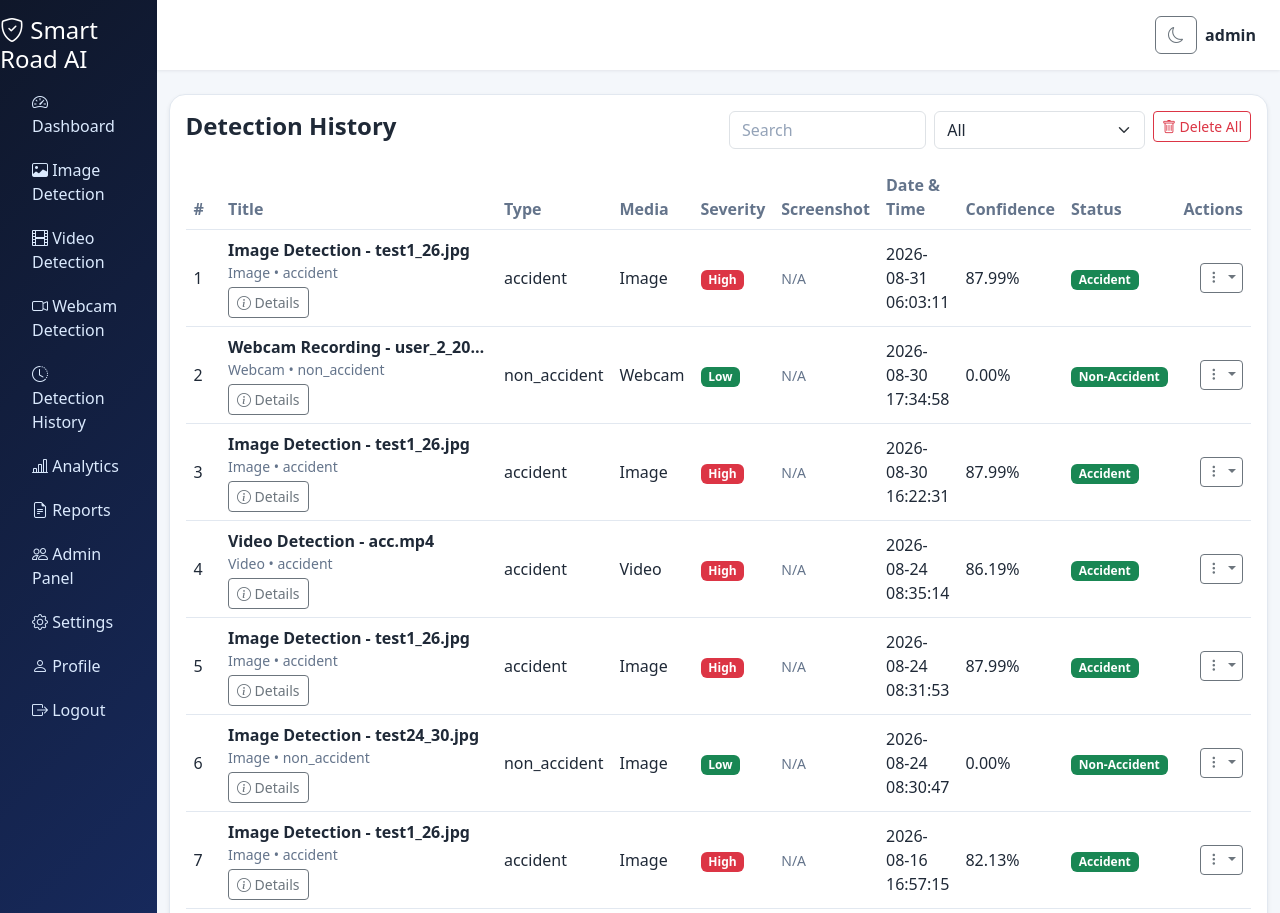
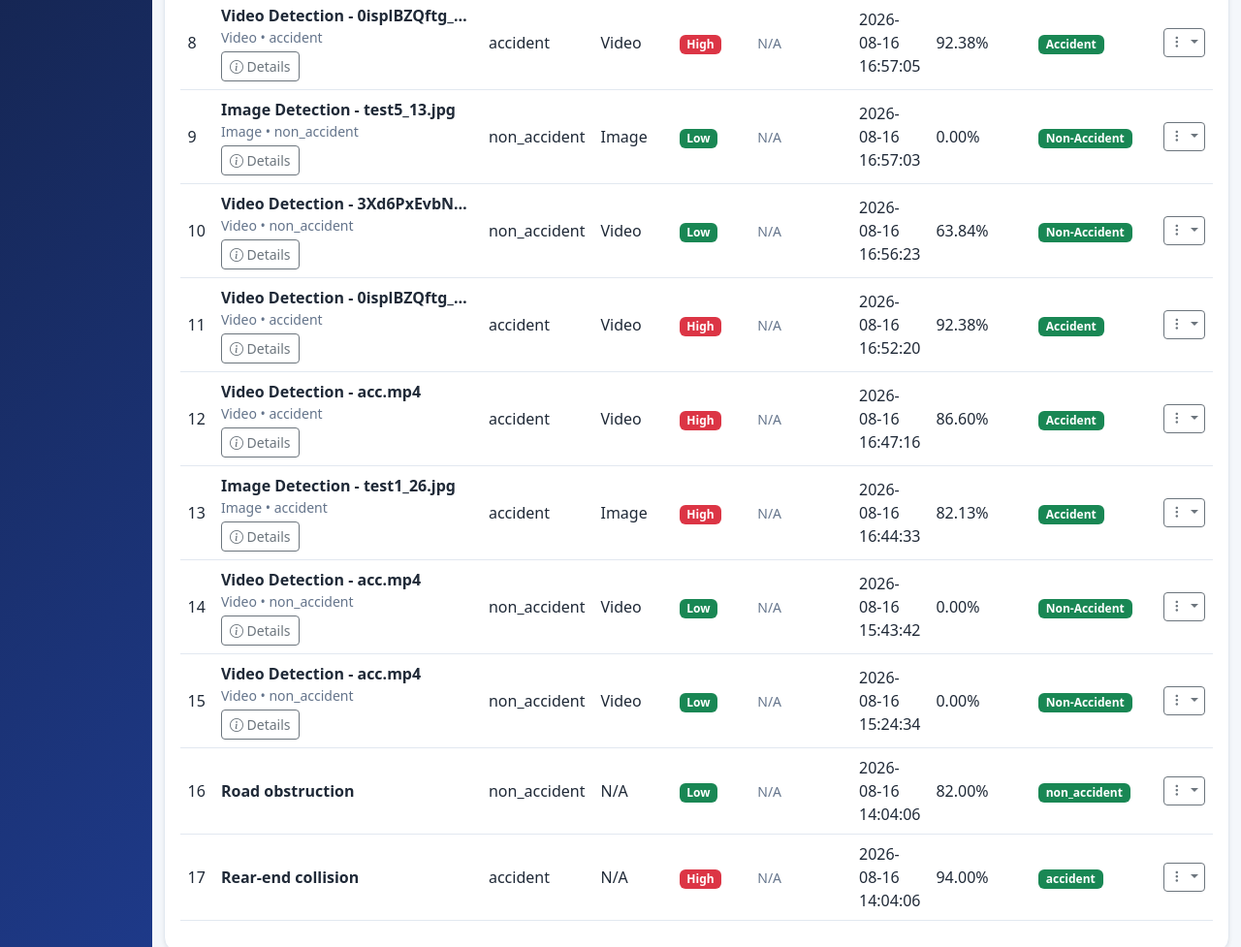
Screenshot of /history (signed in) with the database file from the repository (2 pictures, top to bottom).
### tables this page shows
CREATE TABLE detections (
            id INTEGER PRIMARY KEY AUTOINCREMENT,
            title TEXT NOT NULL,
            detection_type TEXT NOT NULL,
            severity TEXT NOT NULL DEFAULT 'low',
            confidence REAL DEFAULT 0.0,
            status TEXT NOT NULL DEFAULT 'pending',
            created_at TEXT DEFAULT CURRENT_TIMESTAMP
        , start_time TEXT, end_time TEXT, duration REAL, total_frames INTEGER DEFAULT 0, average_fps REAL DEFAULT 0.0, total_objects INTEGER DEFAULT 0, object_counts TEXT, output_video_path TEXT, session_summary TEXT, user_id INTEGER, class_name TEXT, image_path TEXT, frame_path TEXT, media_type TEXT, thumbnail_path TEXT, screenshot_path TEXT);

### routes/main.py (the view)
@main_bp.route("/history")
@login_required
def history():
    filter_type = request.args.get("filter", "all")
    media_type = request.args.get("media", "all")
    search_query = request.args.get("q", "").strip().lower()
    conn = get_connection(current_app.config["DATABASE_PATH"])
    query = "SELECT * FROM detections"
    conditions = []
    params = []
    if session.get("role") != "admin":
        conditions.append("user_id = ?")
        params.append(session.get("user_id"))
    if filter_type == "accident":
        conditions.append("detection_type = 'accident'")
    elif filter_type == "non_accident":
        conditions.append("detection_type = 'non_accident'")
    if media_type == "image":
        conditions.append("media_type = 'Image'")
    elif media_type == "video":
        conditions.append("media_type = 'Video'")
    elif media_type == "webcam":
        conditions.append("media_type = 'Webcam'")
    if search_query:
        conditions.append("LOWER(title) LIKE ?")
        params.append(f"%{search_query}%")
    if conditions:
        query += " WHERE " + " AND ".join(conditions)
    query += " ORDER BY created_at DESC, id DESC LIMIT 100"
    rows = conn.execute(query, params).fetchall()
    conn.close()
    detections = []
    for row_index, row in enumerate(rows, start=1):
        record = dict(row)
        record["row_number"] = row_index
        summary_counts = _parse_json_value(record.get("object_counts"))
        session_summary = _parse_json_value(record.get("session_summary"))
        if session_summary.get("counts"):
            summary_counts = session_summary["counts"]
        confidence_value = session_summary.get("confidence", record.get("confidence", 0.0))
        if confidence_value is None:
            confidence_value = 0.0
        media_type_lower = str(record.get("media_type") or "").lower()
        if media_type_lower == "image":
            original_path = record.get("image_path")
            detected_path = record.get("frame_path")
        elif media_type_lower == "video":
            original_path = record.get("image_path") or record.get("output_video_path")
            detected_path = record.get("output_video_path")
        else:
            original_path = record.get("output_video_path")
            detected_path = record.get("output_video_path")
        record.update(
            {
                "summary_counts": summary_counts,
                "summary_text": session_summary.get("summary_text") or record.get("session_summary") or "",
                "accident_confidence_percent": f"{float(confidence_value) * 100:.2f}%",
                "accident_status": session_summary.get("status") or record.get("detection_type") or record.get("status") or "",
                "original_image_url": _media_url(original_path) if _file_exists_on_disk(original_path) else None,
                "detected_image_url": _media_url(detected_path) if _file_exists_on_disk(detected_path) else None,
                "original_download_path": original_path if _file_exists_on_disk(original_path) else None,
                "detected_download_path": detected_path if _file_exists_on_disk(detected_path) else None,
                "screenshot_url": _media_url(record.get("screenshot_path")) if _file_exists_on_disk(record.get("screenshot_path")) else None,
                "recorded_at": record.get("created_at"),
            }
        )
        detections.append(record)
    return render_template(
        "history.html",
        detections=detections,
        current_filter=filter_type,
        current_media=media_type,
        search_query=request.args.get("q", ""),
    )

### templates/history.html (shortened to what this page needs)
{% extends 'base.html' %}
{% block content %}
<div class="card shadow-sm rounded-4 overflow-visible">
    <div class="card-body">
        <div class="d-flex justify-content-between align-items-center mb-3 flex-wrap gap-2">
            <h4 class="fw-bold">Detection History</h4>
            <div class="d-flex gap-2 flex-wrap">
                <form class="d-flex gap-2" method="get" action="{{ url_for('main.history') }}">
                    <input type="text" class="form-control" name="search" placeholder="Search" value="{{ request.args.get('search', '') }}">
                    <select class="form-select" name="filter" onchange="this.form.submit()">
                        <option value="" {% if not active_filter %}selected{% endif %}>All</option>
                    </select>
                </form>
                <form method="post" action="{{ url_for('main.delete_all_detections') }}" onsubmit="return confirm('Delete ALL detection history records? This cannot be undone.');">
                    <button type="submit" class="btn btn-sm btn-outline-danger"><i class="bi bi-trash"></i> Delete All</button>
                </form>
            </div>
        </div>
        <div class="table-responsive overflow-visible">
            <table class="table table-hover align-middle">
                <thead>
                    <tr>
                        <th>#</th>
                        <th>Title</th>
                        <th>Type</th>
                        <th>Media</th>
                        <th>Severity</th>
                        <th>Screenshot</th>
                        <th>Date & Time</th>
                        <th>Confidence</th>
                        <th>Status</th>
                        <th>Actions</th>
                    </tr>
                </thead>
                <tbody>
                    {% for item in detections %}
                    <tr>
                        <td>{{ item.row_number or loop.index }}</td>
                        <td style="min-width:220px; max-width:320px;">
                            {% set raw_title = item.title or '' %}
                            {% set short_title = raw_title %}
                            {% if '/' in raw_title or '\\' in raw_title %}
                                {% set short_title = raw_title.split('/')[-1].split('\\')[-1] %}
                            {% endif %}
                            <div class="fw-semibold text-truncate" style="max-width:260px;">{{ short_title }}</div>
                            {% if item.media_type %}
                                <div class="text-muted small">{{ item.media_type }} • {{ item.detection_type }}</div>
                            {% elif item.summary_text %}
                                <div class="text-muted small">{{ item.summary_text.split('\n')[0] }}</div>
                            {% endif %}
                            {% set has_meta = false %}
                            {% if item.session_summary %}
                                {% set has_meta = true %}
                            {% elif item.object_counts %}
                                {% set has_meta = true %}
                            {% elif item.title and (item.title|length) > 60 %}
                                {% set has_meta = true %}
                            {% endif %}
                            {% if has_meta %}
                                <button
                                    type="button"
                                    class="btn btn-sm btn-outline-secondary mt-1 js-show-metadata"
                                    data-title="{{ short_title }}"
                                    data-meta='{{ (item.session_summary or item.object_counts or item.title)|tojson|replace("\n"," ") }}'
                                >
                                    <i class="bi bi-info-circle"></i> Details
                                </button>
                            {% endif %}
                        </td>
                        <td>{{ item.detection_type }}</td>
                        <td>{{ item.media_type or 'N/A' }}</td>
                        <td>
                            {% set sev = (item.severity or 'low')|lower %}
                            {% if sev == 'high' %}
                                <span class="badge bg-danger">High</span>
                            {% elif sev == 'medium' %}
                                <span class="badge bg-warning text-dark">Medium</span>
                            {% else %}
                                <span class="badge bg-success">Low</span>
                            {% endif %}
                        </td>
                        <td>
                            {% if item.screenshot_url %}
                                <button type="button" class="btn btn-sm btn-outline-danger js-view-image"
                                        data-title="{{ item.title }} - Accident Screenshot"
                                        data-image="{{ item.screenshot_url }}">
                                    <i class="bi bi-camera"></i> View
                                </button>
                            {% else %}
                                <span class="text-muted small">N/A</span>
                            {% endif %}
                        </td>
                        <td>{{ item.recorded_at or item.created_at }}</td>
                        <td>{{ item.accident_confidence_percent }}</td>
                        <td>
                            {% if item.accident_status %}
                                <span class="badge bg-success">{{ item.accident_status }}</span>
                            {% else %}
                                <span class="badge bg-secondary">{{ item.status }}</span>
                            {% endif %}
                        </td>
                        <td class="text-end">
                            <div class="btn-group">
                                <button type="button" class="btn btn-sm btn-outline-secondary dropdown-toggle" data-bs-toggle="dropdown" aria-haspopup="true" aria-expanded="false" title="Actions">
                                    <i class="bi bi-three-dots-vertical"></i>
                                </button>
                            </div>
                        </td>
                    </tr>
                    {% else %}
                    <tr><td colspan="10" class="text-center text-muted">No detections found</td></tr>
                    {% endfor %}
                </tbody>
            </table>
        </div>
    </div>
</div>
    {% endblock %}

### templates/base.html (shortened to what this page needs)
<!DOCTYPE html>
<html lang="en" data-theme="light">
<head>
    <link href="https://cdn.jsdelivr.net/npm/bootstrap@5.3.3/dist/css/bootstrap.min.css" rel="stylesheet">
    <link href="https://cdn.jsdelivr.net/npm/bootstrap-icons@1.11.2/font/bootstrap-icons.css" rel="stylesheet">
    <link rel="stylesheet" href="{{ url_for('static', filename='css/style.css') }}">
</head>
<body>
    <div class="d-flex">
        {% if session.get('user_id') %}
        <aside class="sidebar">
            <div class="sidebar-header">
                <h4><i class="bi bi-shield-check"></i> Smart Road AI</h4>
            </div>
            <nav class="nav flex-column px-3">
                <a class="nav-link" href="{{ url_for('main.dashboard') }}"><i class="bi bi-speedometer2"></i> <span data-i18n="nav.dashboard">Dashboard</span></a>
                <a class="nav-link" href="{{ url_for('main.image_detection') }}"><i class="bi bi-image"></i> <span data-i18n="nav.image">Image Detection</span></a>
                <a class="nav-link" href="{{ url_for('main.video_detection') }}"><i class="bi bi-film"></i> <span data-i18n="nav.video">Video Detection</span></a>
                <a class="nav-link" href="{{ url_for('main.webcam_detection') }}"><i class="bi bi-camera-video"></i> <span data-i18n="nav.webcam">Webcam Detection</span></a>
                <a class="nav-link" href="{{ url_for('main.history') }}"><i class="bi bi-clock-history"></i> <span data-i18n="nav.history">Detection History</span></a>
                <a class="nav-link" href="{{ url_for('main.analytics') }}"><i class="bi bi-bar-chart-line"></i> <span data-i18n="nav.analytics">Analytics</span></a>
                <a class="nav-link" href="{{ url_for('main.reports') }}"><i class="bi bi-file-earmark-text"></i> <span data-i18n="nav.reports">Reports</span></a>
                <a class="nav-link" href="{{ url_for('main.admin') }}"><i class="bi bi-people"></i> <span data-i18n="nav.admin">Admin Panel</span></a>
                <a class="nav-link" href="{{ url_for('main.settings') }}"><i class="bi bi-gear"></i> <span data-i18n="nav.settings">Settings</span></a>
                <a class="nav-link" href="{{ url_for('main.profile') }}"><i class="bi bi-person"></i> <span data-i18n="nav.profile">Profile</span></a>
                <a class="nav-link" href="{{ url_for('main.logout') }}"><i class="bi bi-box-arrow-right"></i> <span data-i18n="nav.logout">Logout</span></a>
            </nav>
        </aside>
        {% endif %}
        <main class="main-content">
            {% if session.get('user_id') %}
            <nav class="topbar">
                <div class="ms-auto d-flex align-items-center gap-2">
                    <button class="btn btn-outline-secondary theme-toggle" type="button"></button>
                    <span class="fw-semibold">{{ session.get('username', 'User') }}</span>
                </div>
            </nav>
            {% endif %}
            <div class="container-fluid py-4">
                {% block content %}{% endblock %}
            </div>
        </main>
    </div>
</body>
</html>

### rows the page displays
detections: row_number "1", title "Image Detection - test1_26.jpg", media_type "Image", detection_type "accident", shows "High", created_at "2026-08-31 06:03:11", accident_confidence_percent "87.99%", accident_status "Accident"
detections: user "2", title "Webcam Recording - user_2_20…", media_type "Webcam", detection_type "non_accident", shows "Low", created_at "2026-08-30 17:34:58", accident_confidence_percent "0.00%", accident_status "Non-Accident"
detections: row_number "3", title "Image Detection - test1_26.jpg", media_type "Image", detection_type "accident", shows "High", created_at "2026-08-30 16:22:31", accident_confidence_percent "87.99%", accident_status "Accident"
detections: row_number "4", title "Video Detection - acc.mp4", media_type "Video", detection_type "accident", shows "High", created_at "2026-08-24 08:35:14", accident_confidence_percent "86.19%", accident_status "Accident"
detections: row_number "5", title "Image Detection - test1_26.jpg", media_type "Image", detection_type "accident", shows "High", created_at "2026-08-24 08:31:53", accident_confidence_percent "87.99%", accident_status "Accident"
detections: row_number "6", title "Image Detection - test24_30.jpg", media_type "Image", detection_type "non_accident", shows "Low", created_at "2026-08-24 08:30:47", accident_confidence_percent "0.00%", accident_status "Non-Accident"
detections: row_number "7", title "Image Detection - test1_26.jpg", media_type "Image", detection_type "accident", shows "High", created_at "2026-08-16 16:57:15", accident_confidence_percent "82.13%", accident_status "Accident"
detections: row_number "8", title "Video Detection - 0isplBZQftg_…", media_type "Video", detection_type "accident", shows "High", created_at "2026-08-16 16:57:05", accident_confidence_percent "92.38%", accident_status "Accident"
detections: row_number "9", title "Image Detection - test5_13.jpg", media_type "Image", detection_type "non_accident", shows "Low", created_at "2026-08-16 16:57:03", accident_confidence_percent "0.00%", accident_status "Non-Accident"
detections: row_number "10", title "Video Detection - 3Xd6PxEvbN…", media_type "Video", detection_type "non_accident", shows "Low", created_at "2026-08-16 16:56:23", accident_confidence_percent "63.84%", accident_status "Non-Accident"
detections: row_number "11", title "Video Detection - 0isplBZQftg_…", media_type "Video", detection_type "accident", shows "High", created_at "2026-08-16 16:52:20", accident_confidence_percent "92.38%", accident_status "Accident"
detections: row_number "12", title "Video Detection - acc.mp4", media_type "Video", detection_type "accident", shows "High", created_at "2026-08-16 16:47:16", accident_confidence_percent "86.60%", accident_status "Accident"
detections: row_number "13", title "Image Detection - test1_26.jpg", media_type "Image", detection_type "accident", shows "High", created_at "2026-08-16 16:44:33", accident_confidence_percent "82.13%", accident_status "Accident"
detections: row_number "14", title "Video Detection - acc.mp4", media_type "Video", detection_type "non_accident", shows "Low", created_at "2026-08-16 15:43:42", accident_confidence_percent "0.00%", accident_status "Non-Accident"
detections: row_number "15", title "Video Detection - acc.mp4", media_type "Video", detection_type "non_accident", shows "Low", created_at "2026-08-16 15:24:34", accident_confidence_percent "0.00%", accident_status "Non-Accident"
detections: row_number "16", title "Road obstruction", detection_type "non_accident", media_type "N/A", shows "Low", created_at "2026-08-16 14:04:06", accident_confidence_percent "82.00%", accident_status "non_accident"
detections: row_number "17", title "Rear-end collision", detection_type "accident", media_type "N/A", shows "High", created_at "2026-08-16 14:04:06", accident_confidence_percent "94.00%", accident_status "accident"

### other values shown
{{ session.get('username', 'User') }} "admin"
